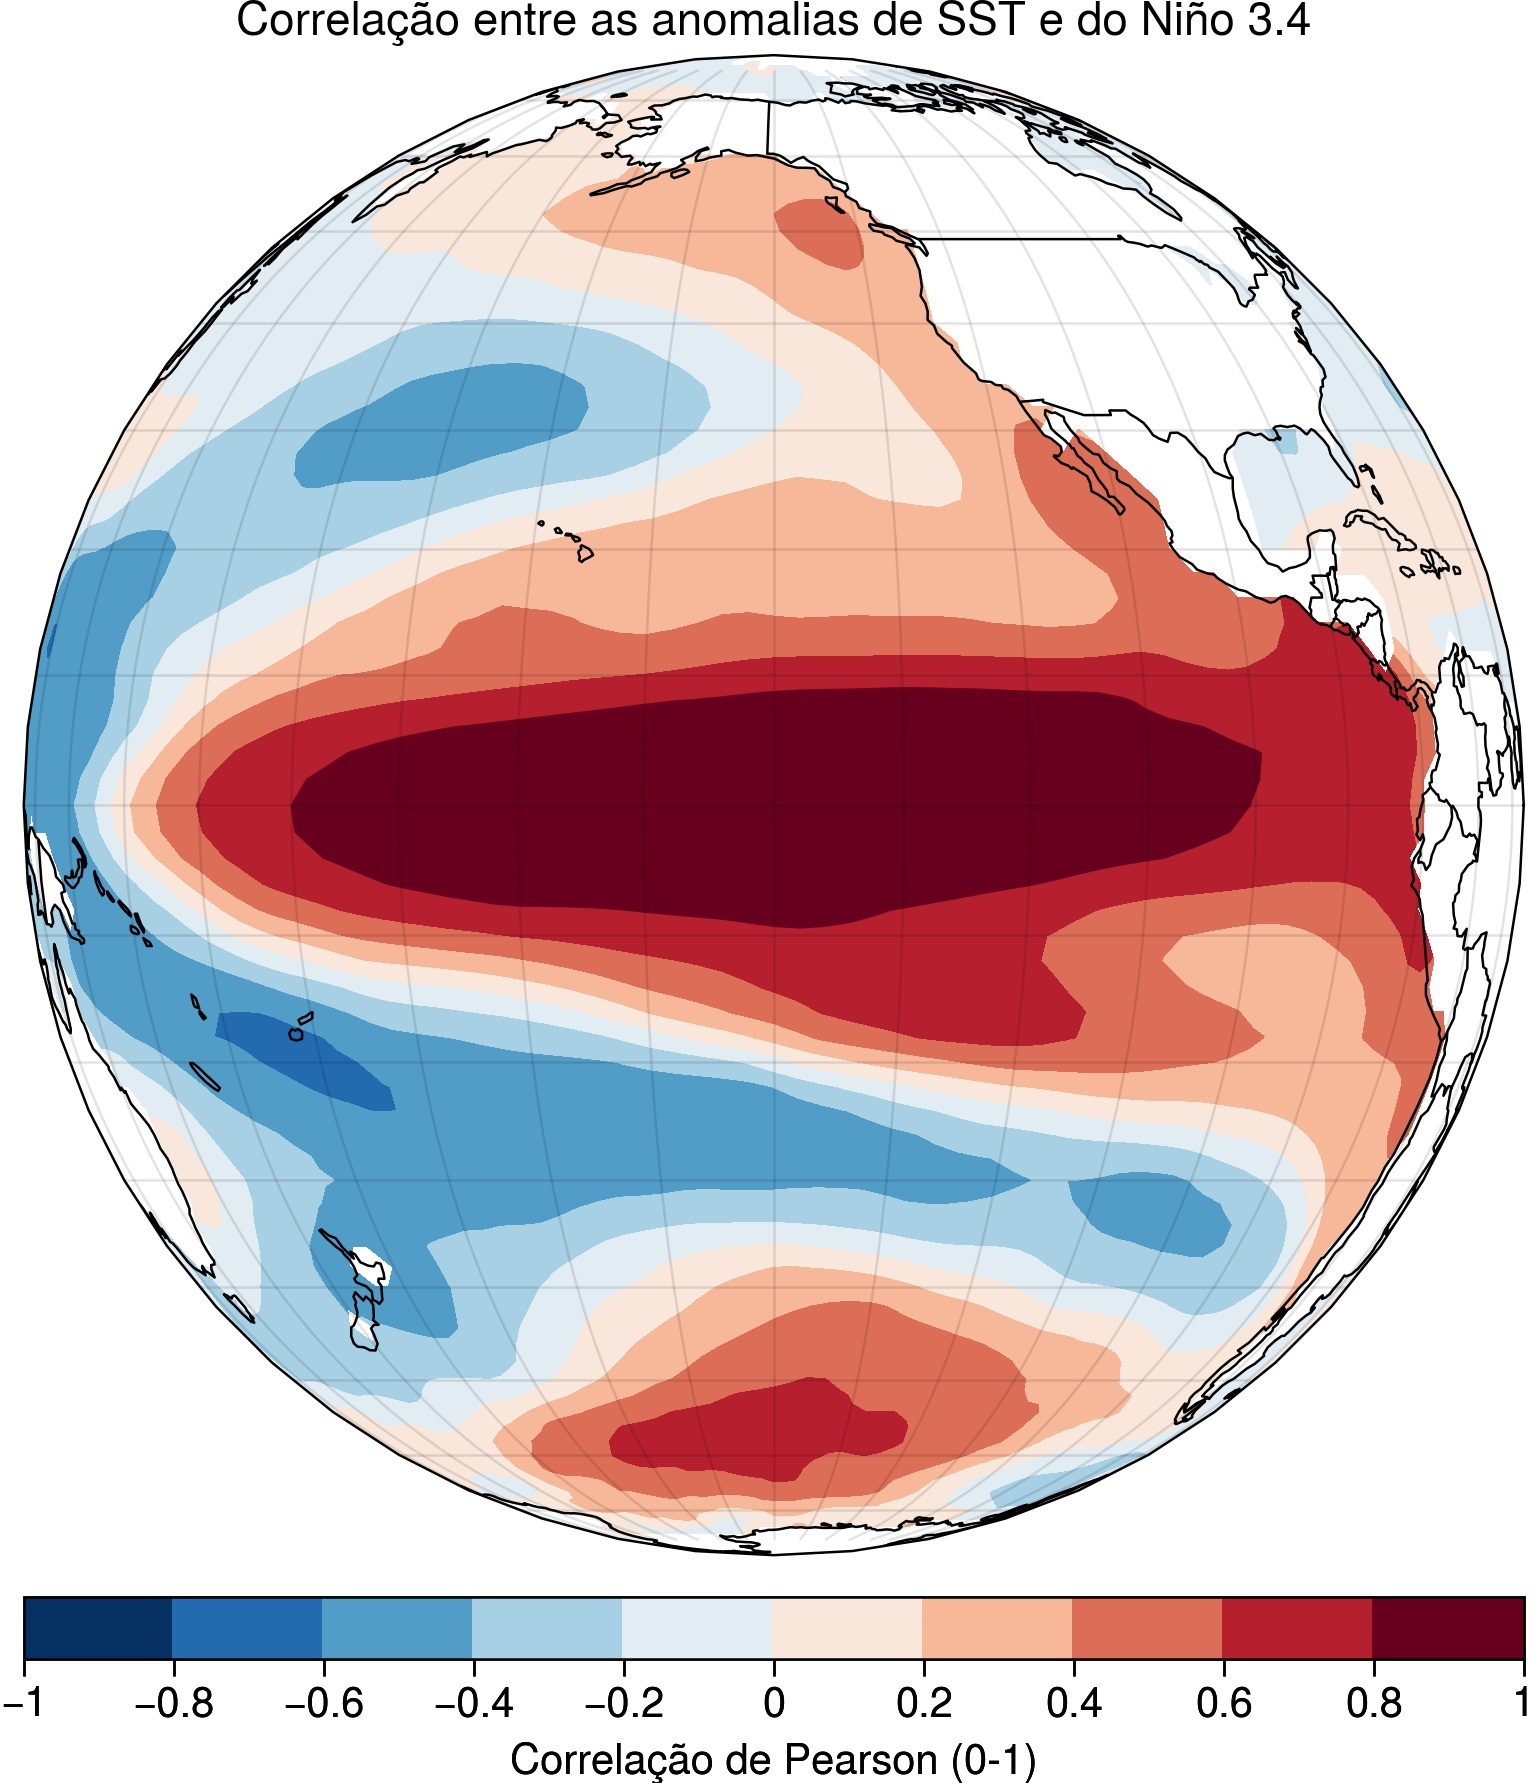

Write the Python code that produced this figure.
import xarray as xr
import proplot as plot
import numpy as np
from esmtools.stats import corr


# Ignora mensagem de aviso pois no cálculo da correlação 
# são encontrados valores UNDEF.
np.seterr(divide='ignore', invalid='ignore')

# Define o tamanho da fonte do título, rótulos e títulos dos eixos x e y.
plot.rc.fontsize = 10  

# Abertura do arquivo.
sst = xr.open_dataset('../dados/netcdf/sst.1981.2010.nc')

# Cálculo da anomalia (valor observado - média).
asst = sst.groupby('time.month') - sst.groupby('time.month').mean('time')

# Anomalia de SST na região do Niño 3.4
nino34 = asst.sel(lon=slice(190, 240), lat=slice(5, -5)).mean(("lon", "lat"))

fig, ax = plot.subplots(figsize=(8, 4))

# Plota da série temporal da SST na região do Niño 3.4.
ax.bar(np.array(nino34['time']), np.array(nino34['sst']), negpos=True)

ax.format(ylabel='Anomalia de SST ($\degree$C)',
          title='Anomalia de SST na região do Niño 3.4', 
          ylim=(-3, 3), 
          yminorlocator=0.5, 
          ylocator=np.arange(-3, 3.5, 0.5), 
          yformatter='{x:.1f}', 
          xlim=(np.datetime64('1981-01-01'), np.datetime64('2010-12-01')),
          xlocator='year', 
          xminorlocator='year', 
          xformatter='%b%Y')

ax.tick_params(axis='y', right=True)  # Habilita o tickmark do eixo direito.

# Adiciona linha no valor 0.5C no eixo y que define o evento El Niño.
ax.axhline(0.5, color='red', linestyle='--')

# Adiciona linha no valor -0.5C no eixo y que define o evento La Niña.
ax.axhline(-0.5, color='blue', linestyle='--')

# Correlação entre a Anomalia de SST e a anomalia na região do Niño 3.4.
corr_asst_nino34 = corr(asst['sst'], nino34['sst'], dim='time')

fig1, ax1 = plot.subplots(axwidth=5, tight=True,
                          proj='ortho', proj_kw={'lon_0': 220})

# Formatação do mapa.
ax1.format(coast=True, borders=True, innerborders=False,
          labels=False, latlines=10, lonlines=10,
          facecolor='gray',
          title='Correlação entre as anomalias de SST e do Niño 3.4')

# Plota da figura.
map1 = ax1.contourf(asst['lon'], asst['lat'], corr_asst_nino34,
                   levels=plot.arange(-1.0, 1.0, 0.2), cmap='RdBu_r')

# Adicona a barra de cores.
fig1.colorbar(map1, loc='b', label='Correlação de Pearson (0-1)')

# Salva a figura no formato ".jpg" com dpi=300 e remove espaços excedentes.
fig1.savefig('ex06.jpg', 
              transparent=True, 
              dpi=300, 
              bbox_inches='tight', 
              pad_inches=0)